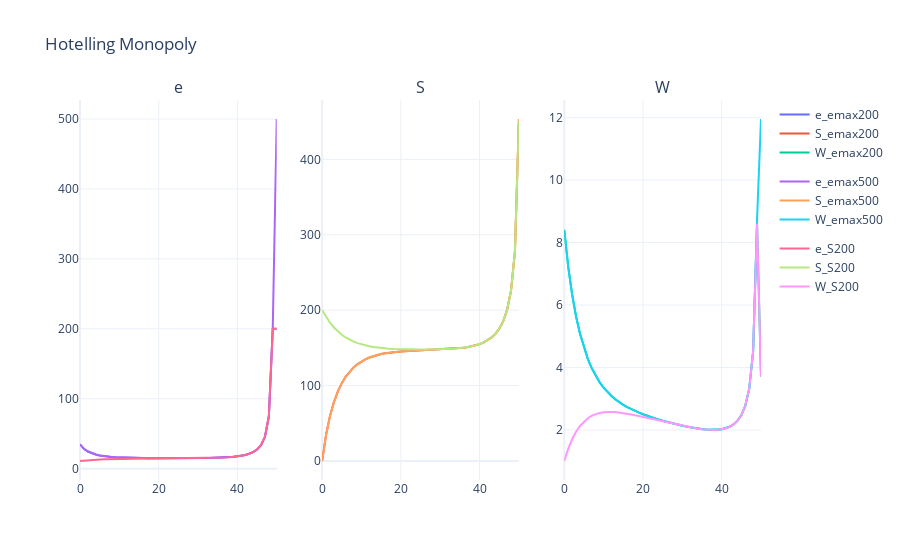

Here is the notebook cell this chart was saved with:
### Markdown cell above
You have a stock pollution problem identical to the last exercise session. $W$ defines social welfare of a municipality through utility $U$ and damages $D$, $S_t$ the stock of fertilizer emissions in the lake, $e_t$ the level of emissions at every period, $f(S_t)$ the regeneration rate and $r$ the constant discount rate. 
Complete the code below so that the optimization model runs with good results.  

$$
\begin{array}{l}
    W = \sum_{t=0}^{\infty} \rho^t( U(e_t) - D(S_t)) \\
    \\
    S_{t+1} = S_t - f(S_t) + e_t \\
    \\
    f(S_t) = aS_t\\
    \\
    U(e_t) = e^b_t\\
    \\
    D(S_t) = cS_t^d\\
    \\
    \rho_t = \frac{1}{(1+r)^t}\\
\end{array}
$$
Hints for what to do step by step (marked by `<...>` in the code): 

1. Run two model scenarios with `e_bnd_max = 200` and `e_bnd_max = 500` to convince yourself that emission limit has no effect on the "optimal stock pollution level" in the long run. 
2. Run two model scenarios with `S0 = 0` and `S0 = 200` to convince yourself that the inital stock level has no effect on the "optimal stock pollution level" in the long run.

### Code cell
def stockpollution(T = 50, S0 = 0, a = 0.1, b = 0.6, c = 0.00008, d = 2, e_bnd_max = 200, r = 0.015 ):
    # Sets & Parameters --------------------------------
    rho = 1 / (1 + r) ** np.arange(T + 1)

    # State Variables -----------------------------------
    def f_S(i_e):
        S = np.zeros(T + 1)
        S[0] = S0
        for t in range(1, T + 1):
            S[t] = S[t-1] - a * S[t-1] + i_e[t-1]
        return S

    def f_W(i_e):
        S = f_S(i_e)
        W = np.zeros(T + 1)
        for t in range(T + 1):
            W[t] = rho[t] * ( (i_e[t] ** b) - (c * (S[t] ** d)) )
        return W

    # Objective Function -------------------------------
    def f_obj(i_e):
        W = f_W(i_e)
        return -1 * np.sum(W)

    # Constraints --------------------------------------
    cnstr = []

    # Decision Variables -------------------------------
    e_start = np.full(T+1, S0)
    bnds = [(0, e_bnd_max) for t in range(T+1)]

    # Optimization ---------------------------------
    results = opt.minimize(f_obj, e_start, bounds=bnds, constraints=cnstr, 
                           options={'disp': False})


    # Results to Dataframe ------------------------------
    e_opt = results.x
    S_opt = f_S(e_opt)
    W_opt = f_W(e_opt)

    df = pd.DataFrame({
        't': np.arange(T + 1),
        'e': e_opt,
        'S': S_opt,
        'W': W_opt
    })
    return df

df_base  = stockpollution(e_bnd_max=200)
df_emax500  = stockpollution(e_bnd_max=500)
dfS200 = stockpollution(S0=200)


fig = make_subplots(rows=1, cols=3, subplot_titles=('e', 'S', 'W'))
add_trace_1x3_subplot(fig, df_base, 't', ('e', 'S', 'W'), '_emax200')
add_trace_1x3_subplot(fig, df_emax500, 't', ('e', 'S', 'W'), '_emax500')
add_trace_1x3_subplot(fig, dfS200, 't', ('e', 'S', 'W'), '_S200')

fig.update_layout(title='Hotelling Monopoly', template='plotly_white')
fig.show()

### Figure 1 — Plotly figure (JSON) as saved in the notebook; plotly's stock layout.template omitted (floating-point values rounded to 4 significant figures)
{"data": [{"legendgroup": "_emax200", "mode": "lines", "name": "e_emax200", "type": "scatter", "x": [0, 1, 2, 3, 4, 5, 6, 7, 8, 9, 10, 11, 12, 13, 14, 15, 16, 17, 18, 19, 20, 21, 22, 23, 24, 25, 26, 27, 28, 29, 30, 31, 32, 33, 34, 35, 36, 37, 38, 39, 40, 41, 42, 43, 44, 45, 46, 47, 48, 49, 50], "xaxis": "x", "y": [34.77, 28.34, 24.48, 21.95, 20.2, 18.95, 18.02, 17.32, 16.79, 16.37, 16.04, 15.78, 15.58, 15.42, 15.28, 15.18, 15.1, 15.03, 14.98, 14.94, 14.91, 14.88, 14.87, 14.86, 14.86, 14.87, 14.88, 14.9, 14.93, 14.97, 15.02, 15.09, 15.17, 15.28, 15.42, 15.6, 15.83, 16.12, 16.49, 16.98, 17.62, 18.48, 19.65, 21.3, 23.7, 27.4, 33.62, 45.54, 74.86, 200, 200], "yaxis": "y"}, {"legendgroup": "_emax200", "mode": "lines", "name": "S_emax200", "type": "scatter", "x": [0, 1, 2, 3, 4, 5, 6, 7, 8, 9, 10, 11, 12, 13, 14, 15, 16, 17, 18, 19, 20, 21, 22, 23, 24, 25, 26, 27, 28, 29, 30, 31, 32, 33, 34, 35, 36, 37, 38, 39, 40, 41, 42, 43, 44, 45, 46, 47, 48, 49, 50], "xaxis": "x2", "y": [0, 34.77, 59.64, 78.15, 92.28, 103.3, 111.9, 118.7, 124.2, 128.5, 132.0, 134.9, 137.2, 139.0, 140.5, 141.8, 142.8, 143.6, 144.3, 144.8, 145.3, 145.7, 146.0, 146.2, 146.5, 146.7, 146.9, 147.1, 147.3, 147.5, 147.7, 147.9, 148.2, 148.6, 149.0, 149.5, 150.2, 151.0, 152.0, 153.3, 154.9, 157.1, 159.8, 163.5, 168.5, 175.3, 185.2, 200.3, 225.8, 278.1, 450.3], "yaxis": "y2"}, {"legendgroup": "_emax200", "mode": "lines", "name": "W_emax200", "type": "scatter", "x": [0, 1, 2, 3, 4, 5, 6, 7, 8, 9, 10, 11, 12, 13, 14, 15, 16, 17, 18, 19, 20, 21, 22, 23, 24, 25, 26, 27, 28, 29, 30, 31, 32, 33, 34, 35, 36, 37, 38, 39, 40, 41, 42, 43, 44, 45, 46, 47, 48, 49, 50], "xaxis": "x3", "y": [8.409, 7.233, 6.336, 5.634, 5.078, 4.631, 4.268, 3.972, 3.727, 3.524, 3.353, 3.209, 3.085, 2.979, 2.886, 2.804, 2.732, 2.666, 2.607, 2.552, 2.502, 2.455, 2.412, 2.371, 2.331, 2.294, 2.259, 2.225, 2.193, 2.163, 2.134, 2.108, 2.083, 2.061, 2.041, 2.025, 2.012, 2.004, 2.003, 2.008, 2.024, 2.053, 2.101, 2.176, 2.291, 2.472, 2.771, 3.317, 4.523, 8.6, 3.707], "yaxis": "y3"}, {"legendgroup": "_emax500", "mode": "lines", "name": "e_emax500", "type": "scatter", "x": [0, 1, 2, 3, 4, 5, 6, 7, 8, 9, 10, 11, 12, 13, 14, 15, 16, 17, 18, 19, 20, 21, 22, 23, 24, 25, 26, 27, 28, 29, 30, 31, 32, 33, 34, 35, 36, 37, 38, 39, 40, 41, 42, 43, 44, 45, 46, 47, 48, 49, 50], "xaxis": "x", "y": [34.77, 28.34, 24.48, 21.95, 20.2, 18.95, 18.02, 17.32, 16.78, 16.37, 16.04, 15.78, 15.58, 15.41, 15.28, 15.18, 15.1, 15.03, 14.98, 14.94, 14.91, 14.88, 14.87, 14.86, 14.86, 14.86, 14.88, 14.9, 14.93, 14.97, 15.02, 15.08, 15.17, 15.28, 15.42, 15.6, 15.82, 16.11, 16.49, 16.97, 17.61, 18.46, 19.63, 21.27, 23.66, 27.35, 33.52, 45.35, 74.33, 204.1, 500], "yaxis": "y"}, {"legendgroup": "_emax500", "mode": "lines", "name": "S_emax500", "type": "scatter", "x": [0, 1, 2, 3, 4, 5, 6, 7, 8, 9, 10, 11, 12, 13, 14, 15, 16, 17, 18, 19, 20, 21, 22, 23, 24, 25, 26, 27, 28, 29, 30, 31, 32, 33, 34, 35, 36, 37, 38, 39, 40, 41, 42, 43, 44, 45, 46, 47, 48, 49, 50], "xaxis": "x2", "y": [0, 34.77, 59.64, 78.15, 92.28, 103.3, 111.9, 118.7, 124.2, 128.5, 132.0, 134.9, 137.2, 139.0, 140.5, 141.8, 142.8, 143.6, 144.3, 144.8, 145.3, 145.7, 146.0, 146.2, 146.5, 146.7, 146.9, 147.1, 147.3, 147.5, 147.7, 147.9, 148.2, 148.6, 149.0, 149.5, 150.2, 151.0, 152.0, 153.3, 154.9, 157.0, 159.8, 163.4, 168.4, 175.2, 185.0, 200.0, 225.4, 277.2, 453.5], "yaxis": "y2"}, {"legendgroup": "_emax500", "mode": "lines", "name": "W_emax500", "type": "scatter", "x": [0, 1, 2, 3, 4, 5, 6, 7, 8, 9, 10, 11, 12, 13, 14, 15, 16, 17, 18, 19, 20, 21, 22, 23, 24, 25, 26, 27, 28, 29, 30, 31, 32, 33, 34, 35, 36, 37, 38, 39, 40, 41, 42, 43, 44, 45, 46, 47, 48, 49, 50], "xaxis": "x3", "y": [8.409, 7.233, 6.335, 5.634, 5.078, 4.631, 4.268, 3.972, 3.727, 3.524, 3.353, 3.208, 3.085, 2.979, 2.886, 2.804, 2.732, 2.666, 2.607, 2.552, 2.502, 2.455, 2.412, 2.37, 2.331, 2.294, 2.259, 2.225, 2.193, 2.163, 2.134, 2.108, 2.083, 2.061, 2.041, 2.025, 2.012, 2.004, 2.002, 2.008, 2.023, 2.052, 2.1, 2.174, 2.289, 2.469, 2.766, 3.308, 4.503, 8.759, 11.96], "yaxis": "y3"}, {"legendgroup": "_S200", "mode": "lines", "name": "e_S200", "type": "scatter", "x": [0, 1, 2, 3, 4, 5, 6, 7, 8, 9, 10, 11, 12, 13, 14, 15, 16, 17, 18, 19, 20, 21, 22, 23, 24, 25, 26, 27, 28, 29, 30, 31, 32, 33, 34, 35, 36, 37, 38, 39, 40, 41, 42, 43, 44, 45, 46, 47, 48, 49, 50], "xaxis": "x", "y": [10.95, 11.51, 12.0, 12.43, 12.8, 13.12, 13.39, 13.62, 13.81, 13.97, 14.1, 14.21, 14.3, 14.38, 14.44, 14.49, 14.54, 14.58, 14.61, 14.63, 14.66, 14.68, 14.7, 14.73, 14.75, 14.78, 14.81, 14.84, 14.88, 14.93, 14.99, 15.06, 15.15, 15.26, 15.41, 15.59, 15.82, 16.11, 16.48, 16.97, 17.62, 18.47, 19.64, 21.29, 23.69, 27.39, 33.61, 45.55, 74.88, 200, 200], "yaxis": "y"}, {"legendgroup": "_S200", "mode": "lines", "name": "S_S200", "type": "scatter", "x": [0, 1, 2, 3, 4, 5, 6, 7, 8, 9, 10, 11, 12, 13, 14, 15, 16, 17, 18, 19, 20, 21, 22, 23, 24, 25, 26, 27, 28, 29, 30, 31, 32, 33, 34, 35, 36, 37, 38, 39, 40, 41, 42, 43, 44, 45, 46, 47, 48, 49, 50], "xaxis": "x2", "y": [200, 191.0, 183.4, 177.0, 171.8, 167.4, 163.8, 160.8, 158.3, 156.3, 154.6, 153.3, 152.2, 151.2, 150.5, 149.9, 149.4, 149.0, 148.7, 148.4, 148.2, 148.0, 147.9, 147.8, 147.8, 147.8, 147.8, 147.8, 147.8, 147.9, 148.1, 148.3, 148.5, 148.8, 149.2, 149.7, 150.3, 151.1, 152.1, 153.3, 155.0, 157.1, 159.9, 163.5, 168.5, 175.3, 185.2, 200.3, 225.8, 278.1, 450.3], "yaxis": "y2"}, {"legendgroup": "_S200", "mode": "lines", "name": "W_S200", "type": "scatter", "x": [0, 1, 2, 3, 4, 5, 6, 7, 8, 9, 10, 11, 12, 13, 14, 15, 16, 17, 18, 19, 20, 21, 22, 23, 24, 25, 26, 27, 28, 29, 30, 31, 32, 33, 34, 35, 36, 37, 38, 39, 40, 41, 42, 43, 44, 45, 46, 47, 48, 49, 50], "xaxis": "x3", "y": [1.005, 1.394, 1.701, 1.941, 2.127, 2.269, 2.376, 2.454, 2.509, 2.546, 2.568, 2.577, 2.578, 2.571, 2.558, 2.541, 2.52, 2.496, 2.47, 2.442, 2.414, 2.384, 2.354, 2.324, 2.294, 2.264, 2.235, 2.206, 2.178, 2.151, 2.125, 2.1, 2.077, 2.056, 2.037, 2.021, 2.01, 2.002, 2.001, 2.007, 2.023, 2.053, 2.1, 2.175, 2.29, 2.471, 2.771, 3.317, 4.524, 8.599, 3.706], "yaxis": "y3"}], "layout": {"annotations": [{"font": {"size": 16}, "showarrow": false, "text": "e", "x": 0.1444, "xanchor": "center", "xref": "paper", "y": 1, "yanchor": "bottom", "yref": "paper"}, {"font": {"size": 16}, "showarrow": false, "text": "S", "x": 0.5, "xanchor": "center", "xref": "paper", "y": 1, "yanchor": "bottom", "yref": "paper"}, {"font": {"size": 16}, "showarrow": false, "text": "W", "x": 0.8556, "xanchor": "center", "xref": "paper", "y": 1, "yanchor": "bottom", "yref": "paper"}], "title": {"text": "Hotelling Monopoly"}, "xaxis": {"anchor": "y", "domain": [0, 0.2889]}, "xaxis2": {"anchor": "y2", "domain": [0.3556, 0.6444]}, "xaxis3": {"anchor": "y3", "domain": [0.7111, 1]}, "yaxis": {"anchor": "x", "domain": [0, 1]}, "yaxis2": {"anchor": "x2", "domain": [0, 1]}, "yaxis3": {"anchor": "x3", "domain": [0, 1]}}}
